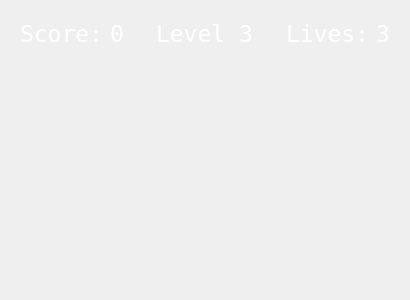
<?xml version="1.0" encoding="UTF-8"?>
<ui version="4.0">
 <class>level3</class>
 <widget class="QWidget" name="level3">
  <property name="geometry">
   <rect>
    <x>0</x>
    <y>0</y>
    <width>410</width>
    <height>300</height>
   </rect>
  </property>
  <property name="windowTitle">
   <string>Form</string>
  </property>
  <layout class="QHBoxLayout" name="horizontalLayout">
   <item>
    <widget class="QWidget" name="background" native="true">
     <property name="font">
      <font>
       <family>Fixedsys</family>
      </font>
     </property>
     <property name="styleSheet">
      <string notr="true">QLabel {color:white;}</string>
     </property>
     <layout class="QVBoxLayout" name="verticalLayout">
      <item>
       <layout class="QHBoxLayout" name="statsBar">
        <item>
         <widget class="QLabel" name="label">
          <property name="maximumSize">
           <size>
            <width>100</width>
            <height>16777215</height>
           </size>
          </property>
          <property name="font">
           <font>
            <family>Fixedsys</family>
            <pointsize>17</pointsize>
            <weight>50</weight>
            <bold>false</bold>
           </font>
          </property>
          <property name="styleSheet">
           <string notr="true">QLabel {color:white;}</string>
          </property>
          <property name="text">
           <string>Score:</string>
          </property>
         </widget>
        </item>
        <item>
         <widget class="QLabel" name="scoreLabel">
          <property name="font">
           <font>
            <family>Fixedsys</family>
            <pointsize>17</pointsize>
            <weight>50</weight>
            <bold>false</bold>
           </font>
          </property>
          <property name="styleSheet">
           <string notr="true">QLabel {color:white;}</string>
          </property>
          <property name="text">
           <string>0</string>
          </property>
         </widget>
        </item>
        <item>
         <spacer name="horizontalSpacer_2">
          <property name="orientation">
           <enum>Qt::Horizontal</enum>
          </property>
          <property name="sizeHint" stdset="0">
           <size>
            <width>40</width>
            <height>20</height>
           </size>
          </property>
         </spacer>
        </item>
        <item>
         <widget class="QLabel" name="label_3">
          <property name="font">
           <font>
            <family>Fixedsys</family>
            <pointsize>17</pointsize>
            <weight>50</weight>
            <bold>false</bold>
           </font>
          </property>
          <property name="styleSheet">
           <string notr="true">QLabel {color:white;}</string>
          </property>
          <property name="text">
           <string>Level 3</string>
          </property>
         </widget>
        </item>
        <item>
         <spacer name="horizontalSpacer">
          <property name="orientation">
           <enum>Qt::Horizontal</enum>
          </property>
          <property name="sizeHint" stdset="0">
           <size>
            <width>40</width>
            <height>20</height>
           </size>
          </property>
         </spacer>
        </item>
        <item>
         <widget class="QLabel" name="label_2">
          <property name="maximumSize">
           <size>
            <width>100</width>
            <height>16777215</height>
           </size>
          </property>
          <property name="font">
           <font>
            <family>Fixedsys</family>
            <pointsize>17</pointsize>
            <weight>50</weight>
            <bold>false</bold>
           </font>
          </property>
          <property name="styleSheet">
           <string notr="true">QLabel {color:white;}</string>
          </property>
          <property name="text">
           <string>Lives:</string>
          </property>
         </widget>
        </item>
        <item>
         <widget class="QLabel" name="livesLabel">
          <property name="font">
           <font>
            <family>Fixedsys</family>
            <pointsize>17</pointsize>
            <weight>50</weight>
            <bold>false</bold>
           </font>
          </property>
          <property name="styleSheet">
           <string notr="true">QLabel {color:white;}</string>
          </property>
          <property name="text">
           <string>3</string>
          </property>
         </widget>
        </item>
       </layout>
      </item>
      <item>
       <spacer name="verticalSpacer">
        <property name="orientation">
         <enum>Qt::Vertical</enum>
        </property>
        <property name="sizeHint" stdset="0">
         <size>
          <width>20</width>
          <height>40</height>
         </size>
        </property>
       </spacer>
      </item>
     </layout>
    </widget>
   </item>
  </layout>
 </widget>
 <resources/>
 <connections/>
</ui>
